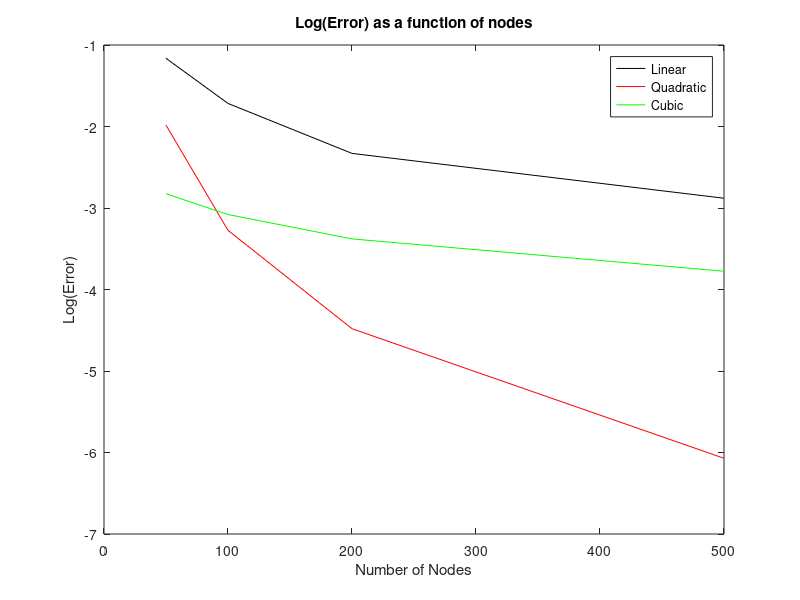

Source code (MATLAB):
%% convergence
x = [50 100 200 500];
linear = [-1.163 -1.717 -2.33  -2.88];
quad = [-1.983 -3.274 -4.481 -6.071];
cubic = [-2.825 -3.08 -3.379 -3.776];
plot(x,linear,'k',x,quad,'r',x,cubic,'g');
xlabel('Number of Nodes');
ylabel('Log(Error)');
title('Log(Error) as a function of nodes');
legend('Linear','Quadratic','Cubic');